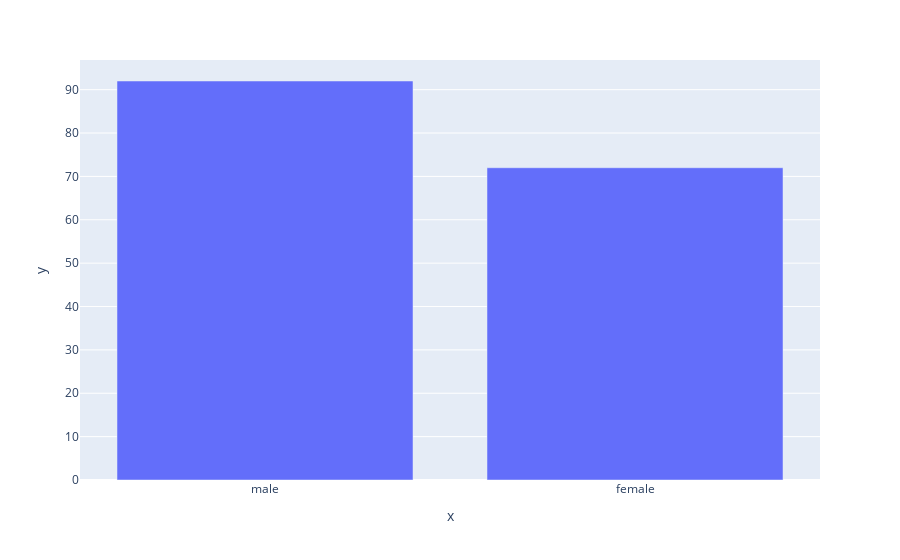

The code cell stored with this chart in its notebook:
### Markdown cell above
Among the people 164 suffering from heart disease, 92 are male, 72 are female

### Code cell
import plotly.express as pe
pe.bar(x=df_yes['sex'].value_counts().index,y=df_yes['sex'].value_counts().values)

### Figure 1 — Plotly figure (JSON) as saved in the notebook; plotly's stock layout.template omitted (floating-point values rounded to 4 significant figures)
{"data": [{"alignmentgroup": "True", "hovertemplate": "x=%{x}<br>y=%{y}<extra></extra>", "legendgroup": "", "marker": {"color": "#636efa", "pattern": {"shape": ""}}, "name": "", "offsetgroup": "", "orientation": "v", "showlegend": false, "textposition": "auto", "type": "bar", "x": ["male", "female"], "xaxis": "x", "y": [92, 72], "yaxis": "y"}], "layout": {"autosize": true, "barmode": "relative", "legend": {"tracegroupgap": 0}, "margin": {"t": 60}, "xaxis": {"anchor": "y", "autorange": true, "domain": [0, 1], "range": [-0.5, 1.5], "title": {"text": "x"}, "type": "category"}, "yaxis": {"anchor": "x", "autorange": true, "domain": [0, 1], "range": [0, 96.84], "title": {"text": "y"}, "type": "linear"}}}
